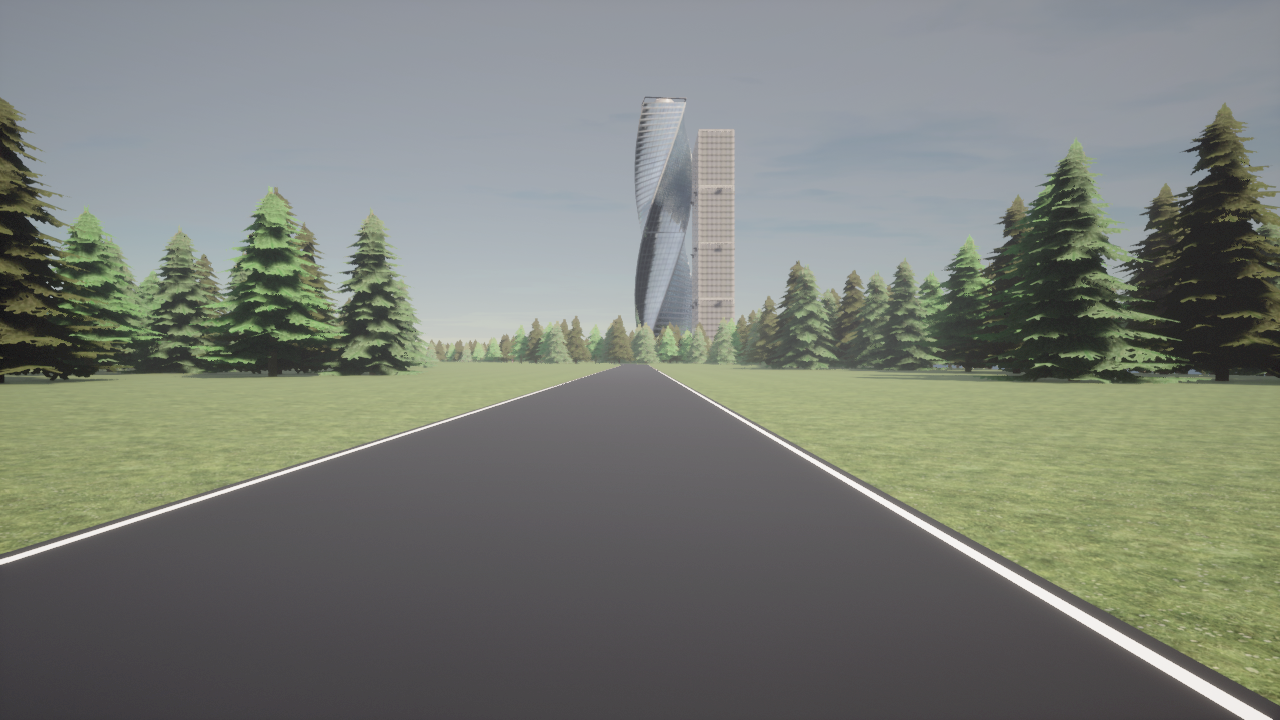
#> input picture CarlaData/images/01.png, 1280 x 720 px
$ python -i lane_detection.py   (imports and definitions only)
#> lines starting #> are read from the running program, lines starting #| are printed output that depends on the picture; after the words box and inside, x2 and y2 are one past the last pixel; in counts of white or black regions, pixels touching at a corner belong together
#> further down, picture is the input picture: shape (720, 1280, 3); mean B, G, R 118.9, 126.5, 122.3
import cv2
import numpy as np
import math
from scipy import ndimage


# [38 lines left out: functions rotate_image, detect_angle, detect_lane, not called in this run]


def detect_edges(frame, return_mask=False, show_image=False, lower_thresh=[0, 0, 230], upper_thresh=[180, 255, 255]):
    # filter for blue lane lines
#> called with return_mask = False, show_image = False
    hsv = cv2.cvtColor(frame, cv2.COLOR_BGR2HSV)
#> hsv: shape (720, 1280, 3); mean H, S, V 90.8, 29.8, 130
    # show_image("hsv", hsv)
    lower_blue = np.array(lower_thresh)
    upper_blue = np.array(upper_thresh)
    mask = cv2.inRange(hsv, lower_blue, upper_blue)
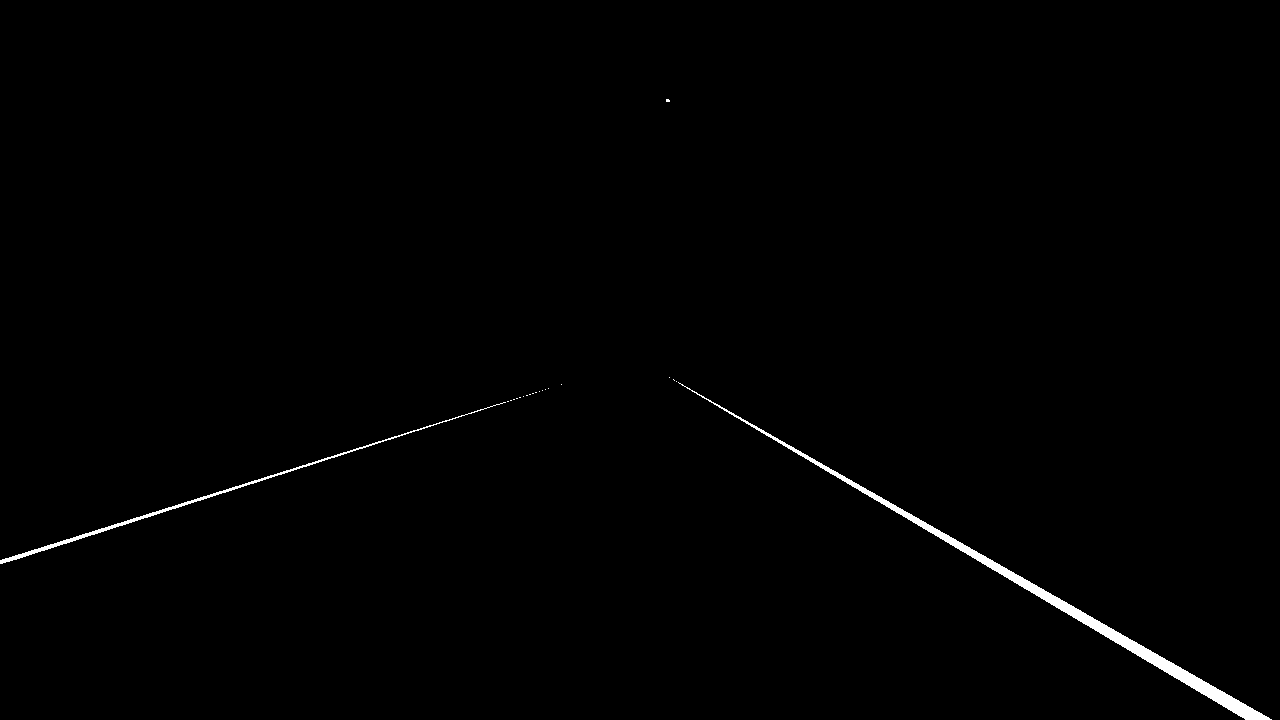
#> mask: shape (720, 1280); 0.68% white; 21 white regions (19 under 20 px), largest, box (x1, y1, x2, y2) and area: (678, 382, 1272, 720) 4880, (0, 402, 506, 564) 1385
    #cv2.imshow("mask", mask)

    # detect edges
    edges = cv2.Canny(mask, 200, 400)
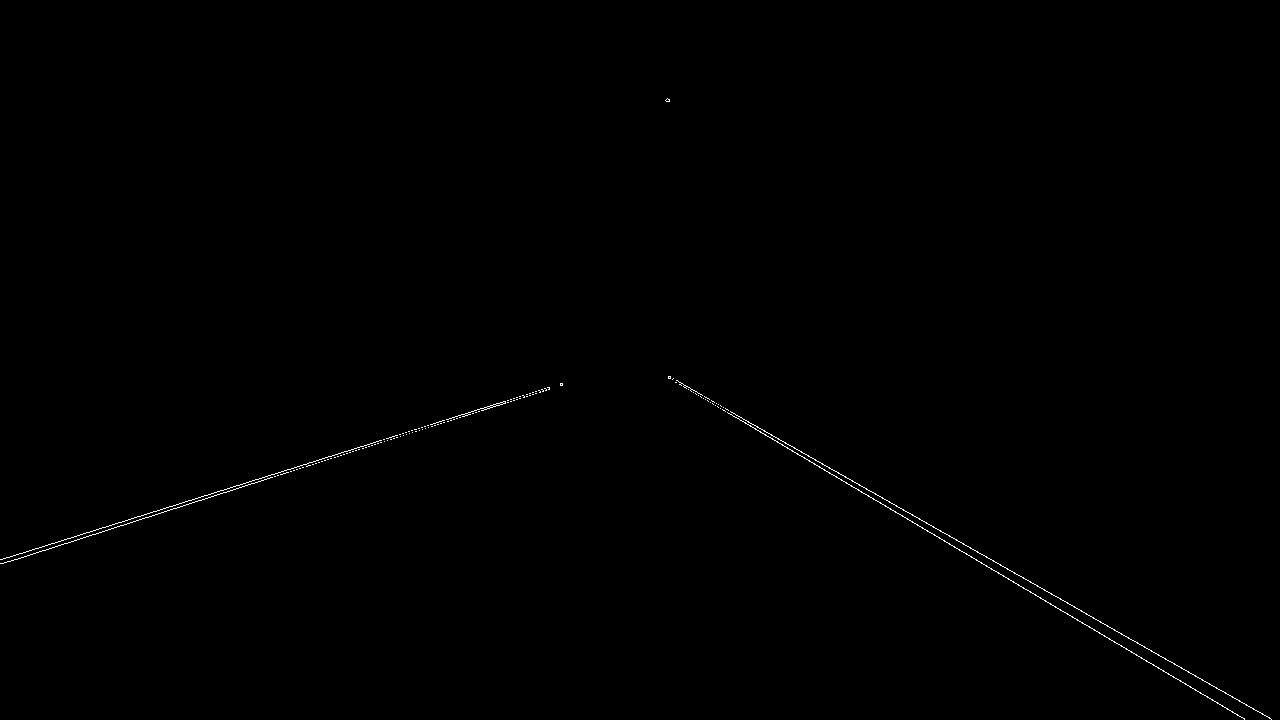
#> edges: shape (720, 1280); 0.25% white in thin lines or dots, all inside (x1, y1, x2, y2) = (0, 98, 1272, 720)
    if not return_mask:
        return edges
    else:
        return edges, mask


# [171 lines left out: functions region_of_interest, detect_line_segments, average_slope_intercept, make_points, display_lines, not called in this run]

>>> import cv2
>>> picture = cv2.imread('CarlaData/images/01.png')
>>> result = detect_edges(picture)

$ run again, on CarlaData/images/02.png
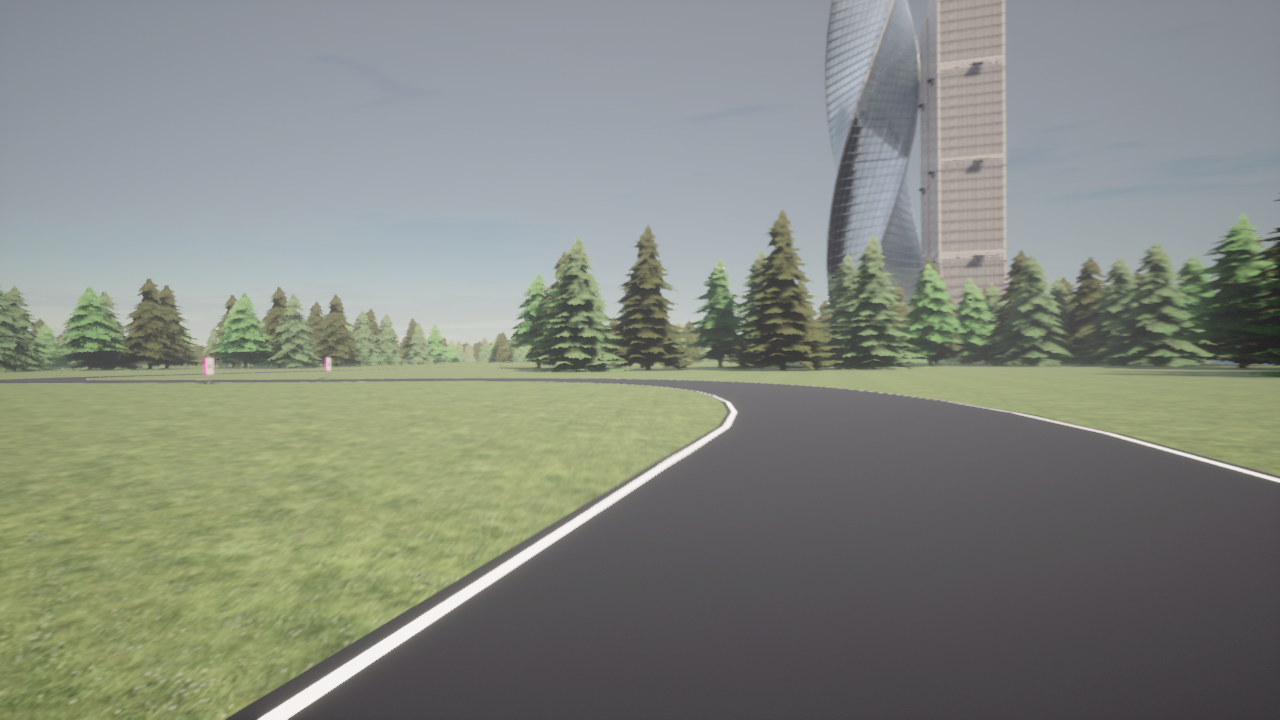
#> input picture CarlaData/images/02.png, 1280 x 720 px
#> picture is the input picture: shape (720, 1280, 3); mean B, G, R 126.9, 136.7, 131.8
#> hsv: shape (720, 1280, 3); mean H, S, V 88.9, 31.9, 140.1
#> in detect_edges, `mask = cv2.inRange(hsv, lower_blue, upper_blue)`:
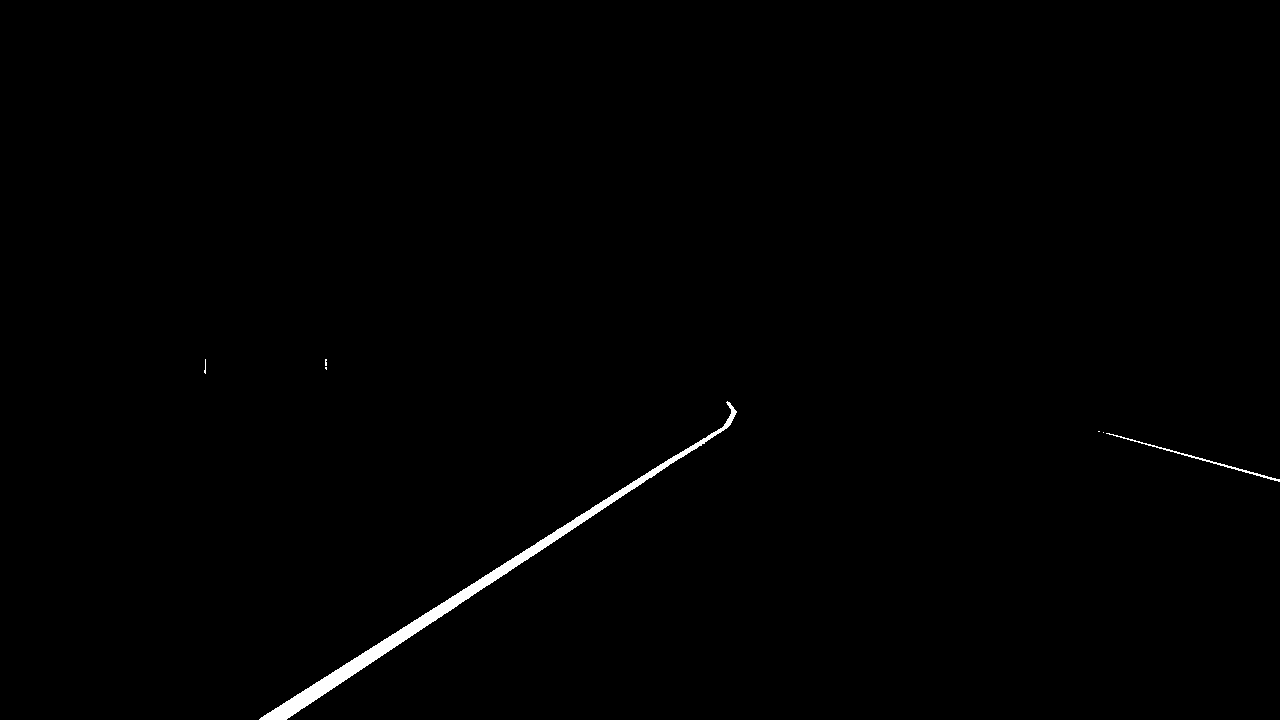
#> mask: shape (720, 1280); 0.62% white; 7 white regions (5 under 20 px), largest, box (x1, y1, x2, y2) and area: (259, 401, 737, 720) 5373, (1106, 433, 1280, 482) 346
#> in detect_edges, `edges = cv2.Canny(mask, 200, 400)`:
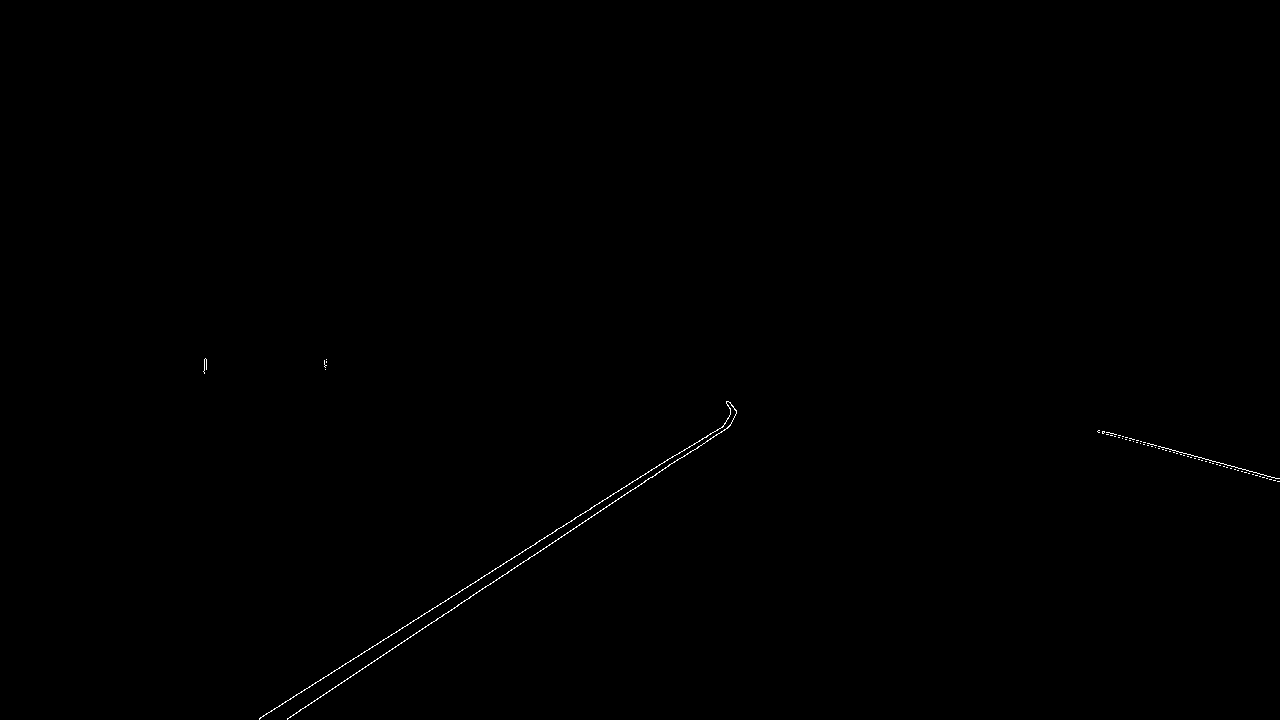
#> edges: shape (720, 1280); 0.17% white in thin lines or dots, all inside (x1, y1, x2, y2) = (203, 358, 1280, 720)

$ run again, on CarlaData/images/03.png
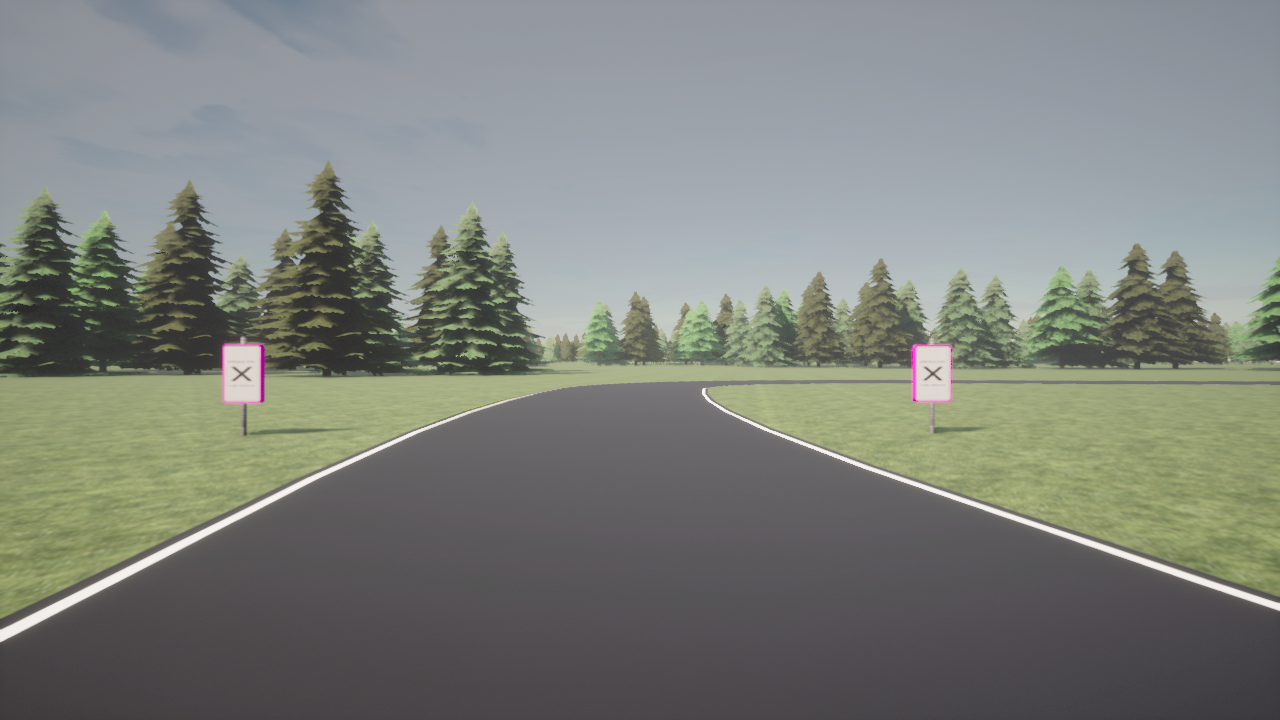
#> input picture CarlaData/images/03.png, 1280 x 720 px
#> picture is the input picture: shape (720, 1280, 3); mean B, G, R 123.6, 129.4, 125.6
#> hsv: shape (720, 1280, 3); mean H, S, V 94.6, 27.3, 133.2
#> in detect_edges, `mask = cv2.inRange(hsv, lower_blue, upper_blue)`:
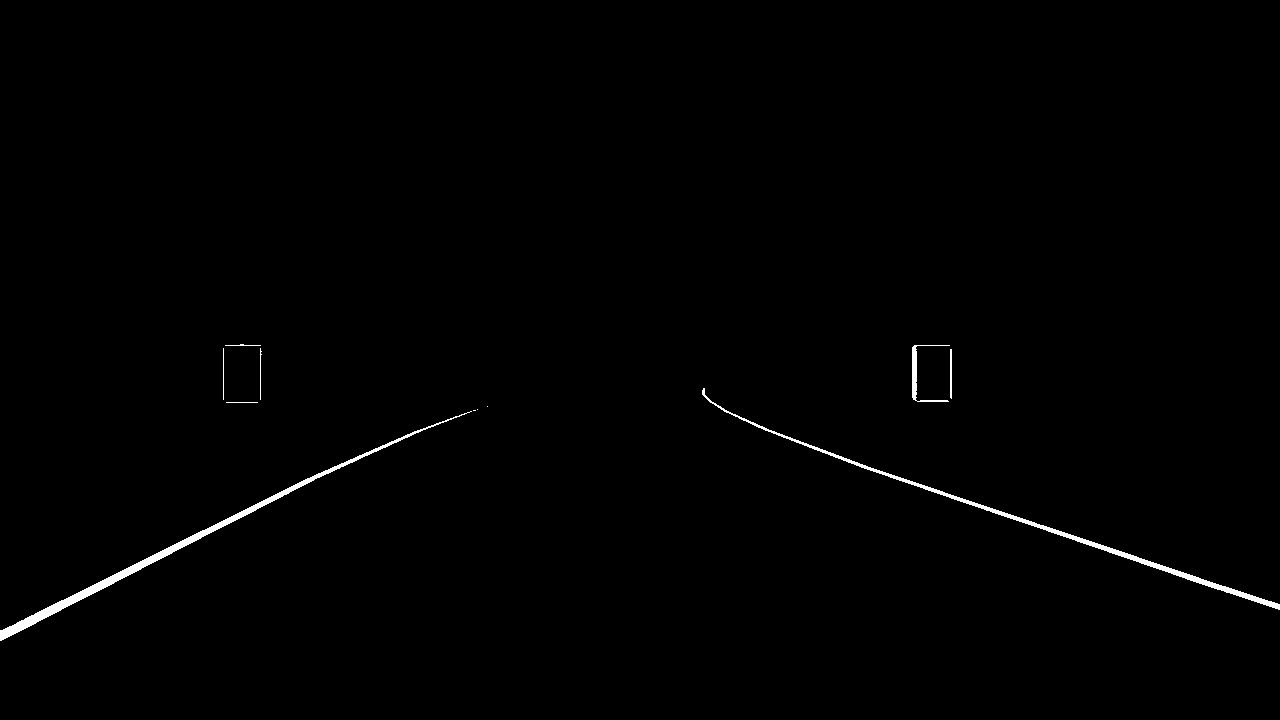
#> mask: shape (720, 1280); 0.66% white; 11 white regions (3 under 20 px), largest, box (x1, y1, x2, y2) and area: (0, 411, 472, 641) 2971, (702, 388, 1280, 610) 2457, (912, 345, 950, 402) 356
#> in detect_edges, `edges = cv2.Canny(mask, 200, 400)`:
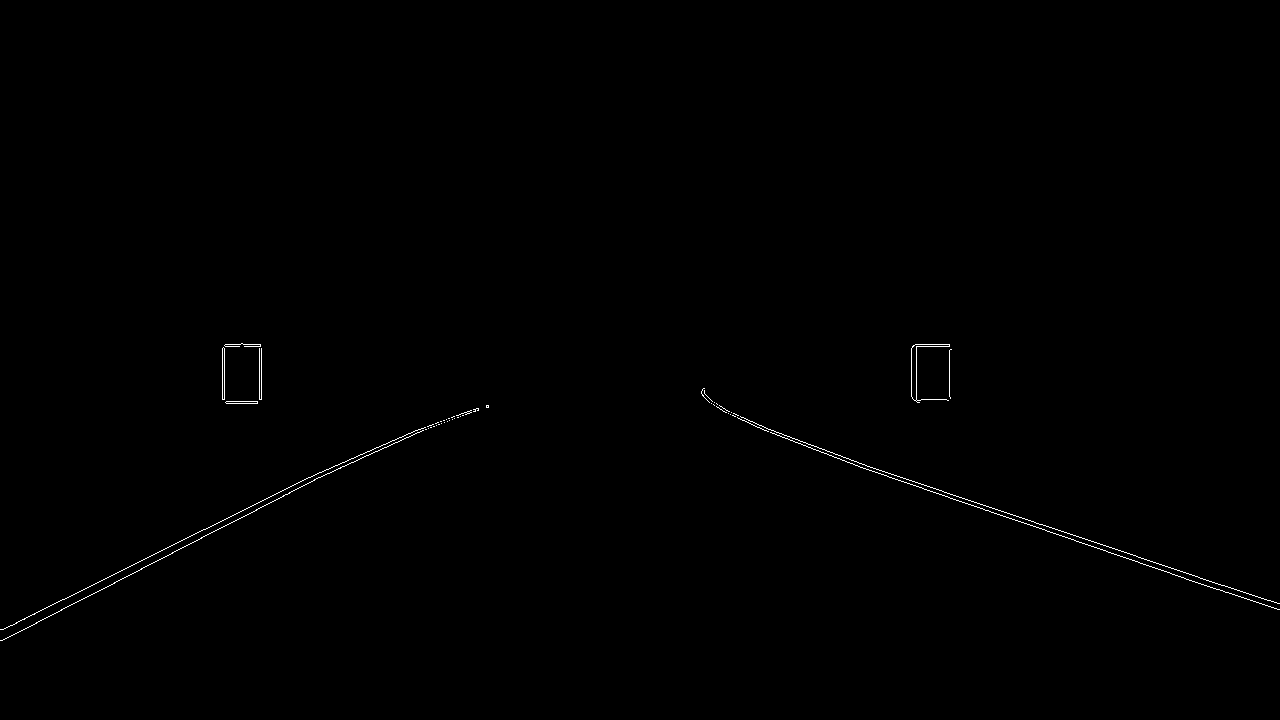
#> edges: shape (720, 1280); 0.3% white in thin lines or dots, all inside (x1, y1, x2, y2) = (0, 343, 1280, 641)
